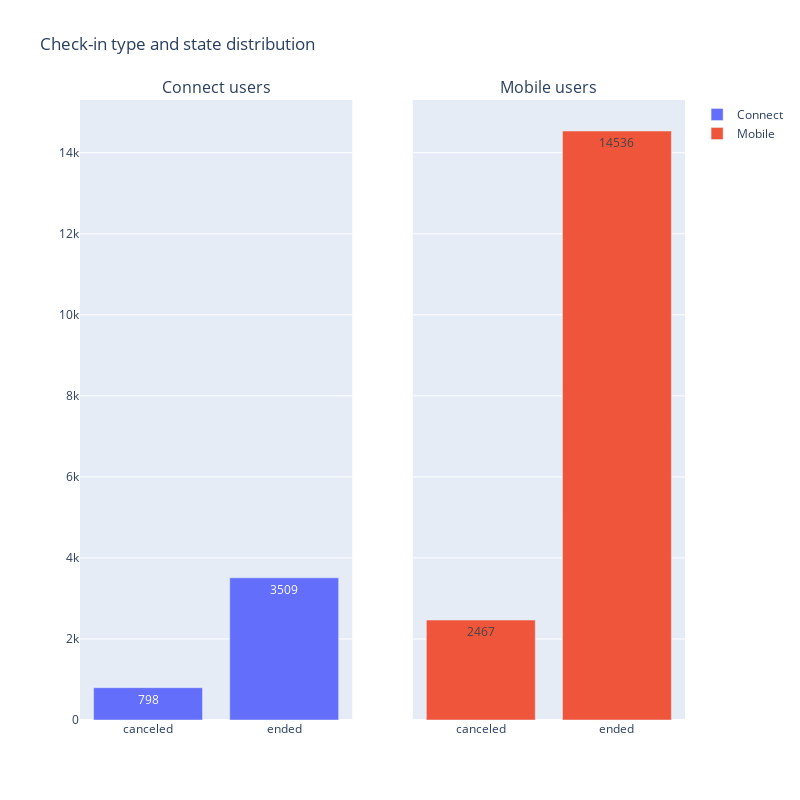

Notebook code cell kept with this figure:
### Code cell
fig = make_subplots(rows=1, cols=2, shared_yaxes=True, subplot_titles=('Connect users',  'Mobile users'))

fig.add_trace(go.Bar(x=df['state'].unique(),
                      y=checkin_type_and_state['connect'],
                      name='Connect',
                      text=checkin_type_and_state['connect'],
                      textposition='auto',
                    ),
              row=1,
              col=1)

fig.add_trace(go.Bar(x=df['state'].unique(),
                      y=checkin_type_and_state['mobile'],
                      name='Mobile',
                      text=checkin_type_and_state['mobile']
                    ),
              row=1,
              col=2)
    
fig.update_layout(height=800,
                  width=800,
                  title_text='Check-in type and state distribution',                
                )
fig.show()

### Figure 1 — Plotly figure (JSON) as saved in the notebook; plotly's stock layout.template omitted (floating-point values rounded to 4 significant figures)
{"data": [{"name": "Connect", "text": [798, 3509], "textposition": "auto", "type": "bar", "x": ["canceled", "ended"], "xaxis": "x", "y": [798, 3509], "yaxis": "y"}, {"name": "Mobile", "text": [2467, 14536], "type": "bar", "x": ["canceled", "ended"], "xaxis": "x2", "y": [2467, 14536], "yaxis": "y2"}], "layout": {"annotations": [{"font": {"size": 16}, "showarrow": false, "text": "Connect users", "x": 0.225, "xanchor": "center", "xref": "paper", "y": 1, "yanchor": "bottom", "yref": "paper"}, {"font": {"size": 16}, "showarrow": false, "text": "Mobile users", "x": 0.775, "xanchor": "center", "xref": "paper", "y": 1, "yanchor": "bottom", "yref": "paper"}], "height": 800, "title": {"text": "Check-in type and state distribution"}, "width": 800, "xaxis": {"anchor": "y", "domain": [0, 0.45]}, "xaxis2": {"anchor": "y2", "domain": [0.55, 1]}, "yaxis": {"anchor": "x", "domain": [0, 1]}, "yaxis2": {"anchor": "x2", "domain": [0, 1], "matches": "y", "showticklabels": false}}}
